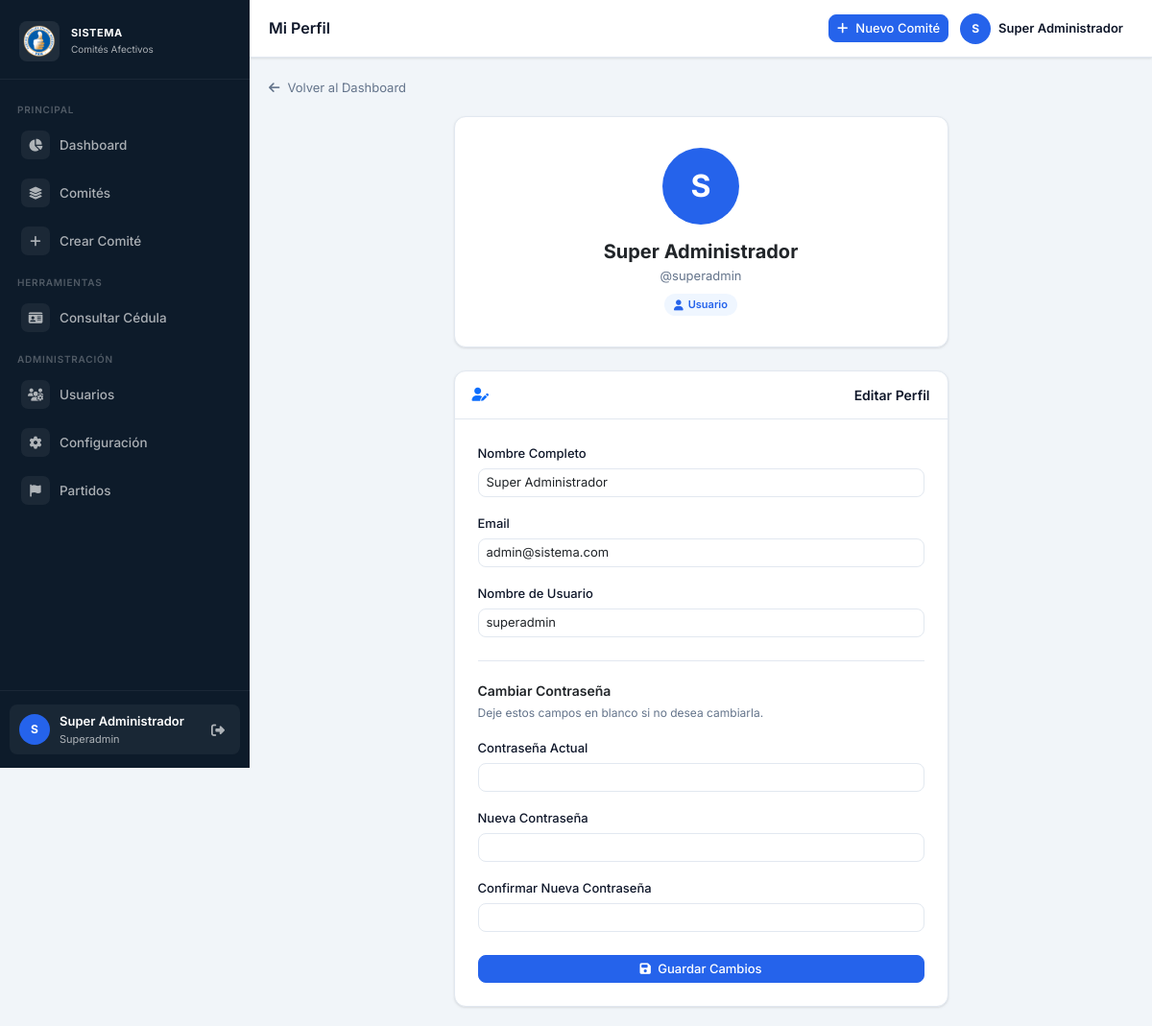
The app's page /perfil.php (signed in) with its own data.
### tables this page shows
CREATE TABLE IF NOT EXISTS usuarios (
    id INT AUTO_INCREMENT PRIMARY KEY,
    nombre VARCHAR(100) NOT NULL,
    usuario VARCHAR(50) NOT NULL UNIQUE,
    password VARCHAR(255) NOT NULL,
    email VARCHAR(100),
    rol ENUM('superadmin','owner','admin','usuario') DEFAULT 'usuario',
    partido_id INT NULL,
    fecha_registro TIMESTAMP DEFAULT CURRENT_TIMESTAMP,
    ultimo_acceso DATETIME,
    activo BOOLEAN DEFAULT TRUE,
    FOREIGN KEY (partido_id) REFERENCES partidos(id) ON DELETE SET NULL
);

### perfil.php (the view, shortened to what this page needs)
<?php
$conn = conectarDB();
$usuario_id = $_SESSION['usuario_id'];
$stmt = $conn->prepare("SELECT * FROM usuarios WHERE id = ?");
$stmt->bind_param("i", $usuario_id); $stmt->execute();
$usuario = $stmt->get_result()->fetch_assoc();
include 'includes/header.php';
?>
<a href="dashboard.php" class="page-back"><i class="fas fa-arrow-left"></i> Volver al Dashboard</a>
<div class="row justify-content-center">
    <div class="col-lg-7">
        <div class="card mb-4" style="text-align:center;padding:32px 24px;">
            <div class="profile-avatar"><?php echo strtoupper(substr($usuario['nombre'],0,1)); ?></div>
            <h5 class="fw-bold mb-1"><?php echo htmlspecialchars($usuario['nombre']); ?></h5>
            <div style="font-size:13px;color:var(--text-secondary);">@<?php echo htmlspecialchars($usuario['usuario']); ?></div>
            <div style="margin-top:8px;">
                <span style="display:inline-flex;align-items:center;gap:5px;font-size:11px;font-weight:600;padding:3px 10px;border-radius:20px;<?php echo $usuario['rol']==='admin' ? 'background:#fef2f2;color:#dc2626;' : 'background:#eff6ff;color:#2563eb;'; ?>">
                    <i class="fas fa-<?php echo $usuario['rol']==='admin' ? 'shield-alt' : 'user'; ?>"></i>
                    <?php echo $usuario['rol']==='admin' ? 'Administrador' : 'Usuario'; ?>
                </span>
            </div>
        </div>
        <div class="card">
            <div class="card-header"><i class="fas fa-user-edit me-2 text-primary"></i>Editar Perfil</div>
            <div class="p-4">
                <form method="POST">
                    <div class="mb-3">
                        <label class="form-label" style="font-size:13px;font-weight:500;">Nombre Completo</label>
                        <input type="text" class="form-control form-control-sm" name="nombre"
                               value="<?php echo htmlspecialchars($usuario['nombre']); ?>" required>
                    </div>
                    <div class="mb-3">
                        <label class="form-label" style="font-size:13px;font-weight:500;">Email</label>
                        <input type="email" class="form-control form-control-sm" name="email"
                               value="<?php echo htmlspecialchars($usuario['email']); ?>" required>
                    </div>
                    <div class="mb-3">
                        <label class="form-label" style="font-size:13px;font-weight:500;">Nombre de Usuario</label>
                        <input type="text" class="form-control form-control-sm" name="usuario"
                               value="<?php echo htmlspecialchars($usuario['usuario']); ?>" required>
                    </div>
                    <div class="section-divider">
                        <div style="font-size:14px;font-weight:600;margin-bottom:4px;">Cambiar Contraseña</div>
                        <div style="font-size:12px;color:var(--text-secondary);margin-bottom:16px;">Deje estos campos en blanco si no desea cambiarla.</div>
                        <div class="mb-3">
                            <label class="form-label" style="font-size:13px;font-weight:500;">Contraseña Actual</label>
                            <input type="password" class="form-control form-control-sm" name="password_actual">
                        </div>
                        <div class="mb-3">
                            <label class="form-label" style="font-size:13px;font-weight:500;">Nueva Contraseña</label>
                            <input type="password" class="form-control form-control-sm" name="password_nuevo">
                        </div>
                        <div class="mb-3">
                            <label class="form-label" style="font-size:13px;font-weight:500;">Confirmar Nueva Contraseña</label>
                            <input type="password" class="form-control form-control-sm" name="password_confirmar">
                        </div>
                    </div>
                    <button type="submit" name="actualizar_perfil" class="btn btn-primary w-100 btn-sm">
                        <i class="fas fa-save me-1"></i> Guardar Cambios
                    </button>
                </form>
            </div>
        </div>
    </div>
</div>
<?php include 'includes/footer.php'; ?>

### perfil.php (style rules this page uses)
.page-back { display:inline-flex;align-items:center;gap:8px;color:var(--text-secondary);font-size:13px;text-decoration:none;margin-bottom:20px;transition:color .15s; }
.profile-avatar { width:80px;height:80px;border-radius:50%;background:var(--accent);color:#fff;display:flex;align-items:center;justify-content:center;font-size:32px;font-weight:700;margin:0 auto 16px; }
.section-divider { border-top:1px solid var(--border);margin:24px 0;padding-top:20px; }

### records on screen
usuarios: nombre "S", nombre "Super Administrador", usuario "superadmin", email "admin@sistema.com"

### other values on screen
$_partido_nombre "SISTEMA"
substr($_SESSION['usuario_nombre']??'U',0,1) "S"
$_SESSION['usuario_nombre'] "Super Administrador"
$_SESSION['usuario_rol'] "Superadmin"
$titulo_pagina "Mi Perfil"
